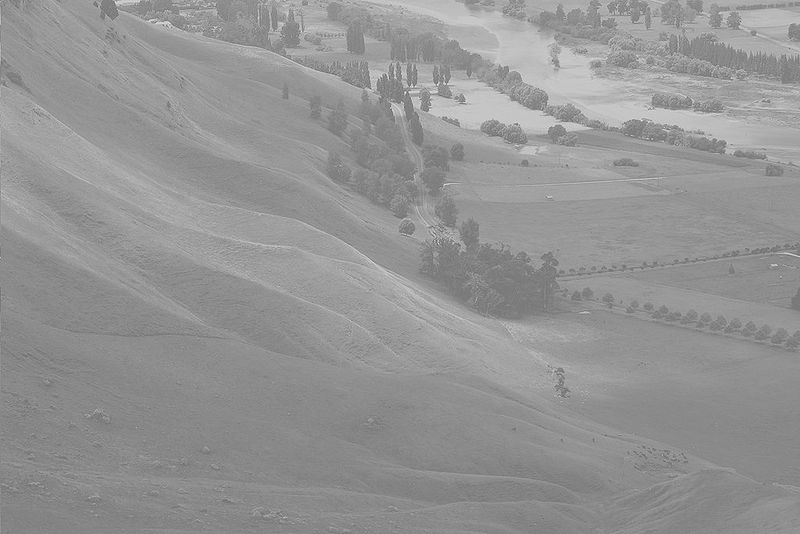
#> input picture Week6/Tutorial/python_example/homework1_coding/800px-Unequalized_Hawkes_Bay_NZ.jpg, 800 x 534 px
$ python -i gradient.py   (imports and definitions only)
#> lines starting #> are read from the running program, lines starting #| are printed output that depends on the picture
#> further down, picture is the input picture: shape (534, 800); min 86, max 246, mean 148
from __future__ import division
from gaussian_filter import gaussian
from numpy import array, zeros, abs, sqrt, arctan2, arctan, pi, real
from numpy.fft import fft2, ifft2
from PIL import Image
from matplotlib.pyplot import imshow, show, subplot, figure, gray, title, axis

def gradient(im):
    # Sobel operator
    op1 = array([[-1, 0, 1],
                 [-2, 0, 2],
                 [-1, 0, 1]])
    op2 = array([[-1, -2, -1],
                 [ 0,  0,  0],
                 [ 1,  2,  1]])
    kernel1 = zeros(im.shape)
    kernel1[:op1.shape[0], :op1.shape[1]] = op1
    kernel1 = fft2(kernel1)

    kernel2 = zeros(im.shape)
    kernel2[:op2.shape[0], :op2.shape[1]] = op2
    kernel2 = fft2(kernel2)

    fim = fft2(im)
    Gx = real(ifft2(kernel1 * fim)).astype(float)
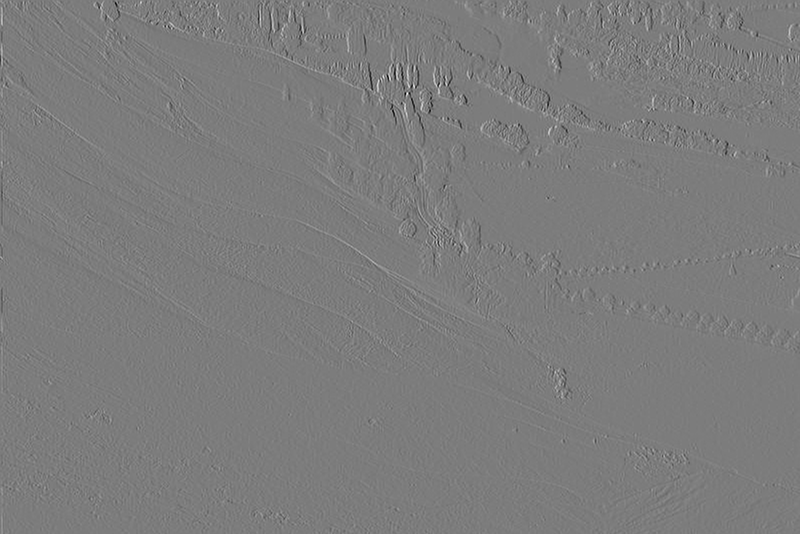
#> Gx: shape (534, 800) float64; min -421, max 440, mean 0; drawn with min black and max white
    Gy = real(ifft2(kernel2 * fim)).astype(float)
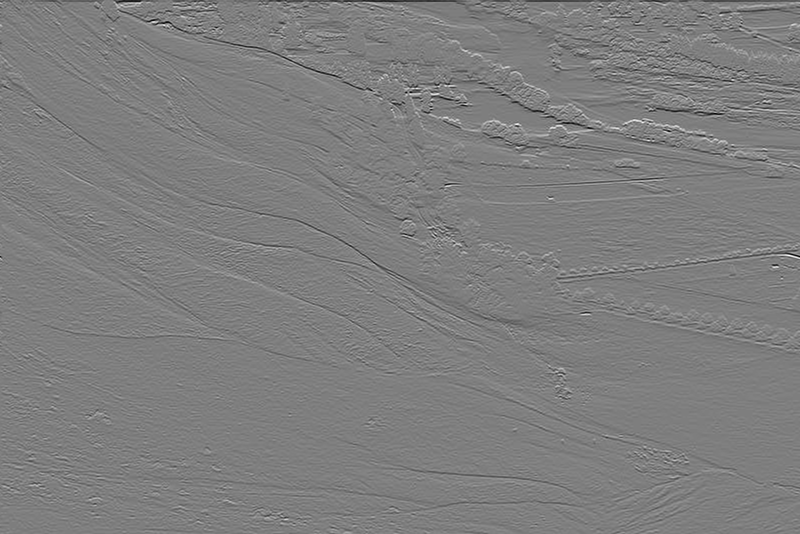
#> Gy: shape (534, 800) float64; min -367, max 372, mean 0; drawn with min black and max white

    G = sqrt(Gx**2 + Gy**2)
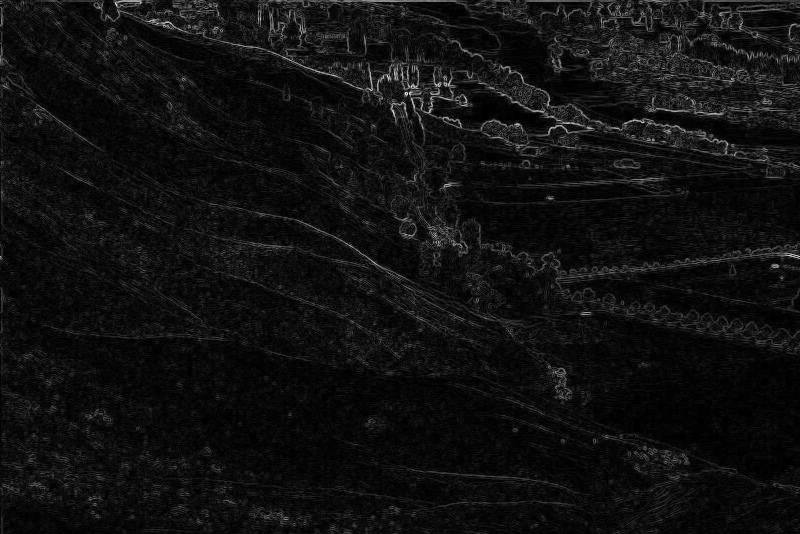
#> G: shape (534, 800) float64; min 8.52e-16, max 440, mean 29; drawn with min black and max white
    Theta = arctan2(Gy, Gx) * 180 / pi
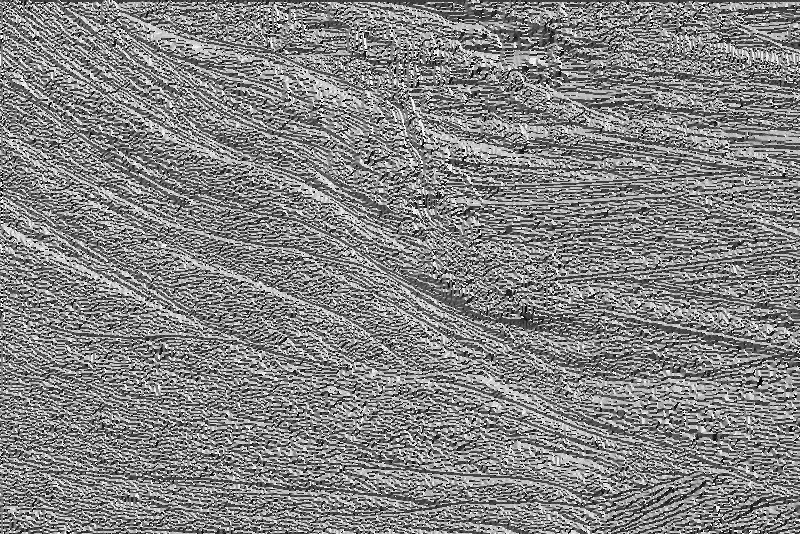
#> Theta: shape (534, 800) float64; min -180, max 180, mean 6.5; drawn with min black and max white
    return G, Theta

# [28 lines not run here, left out]

>>> import cv2
>>> picture = cv2.imread('../homework1_coding/800px-Unequalized_Hawkes_Bay_NZ.jpg', cv2.IMREAD_GRAYSCALE)
>>> result = gradient(picture)
